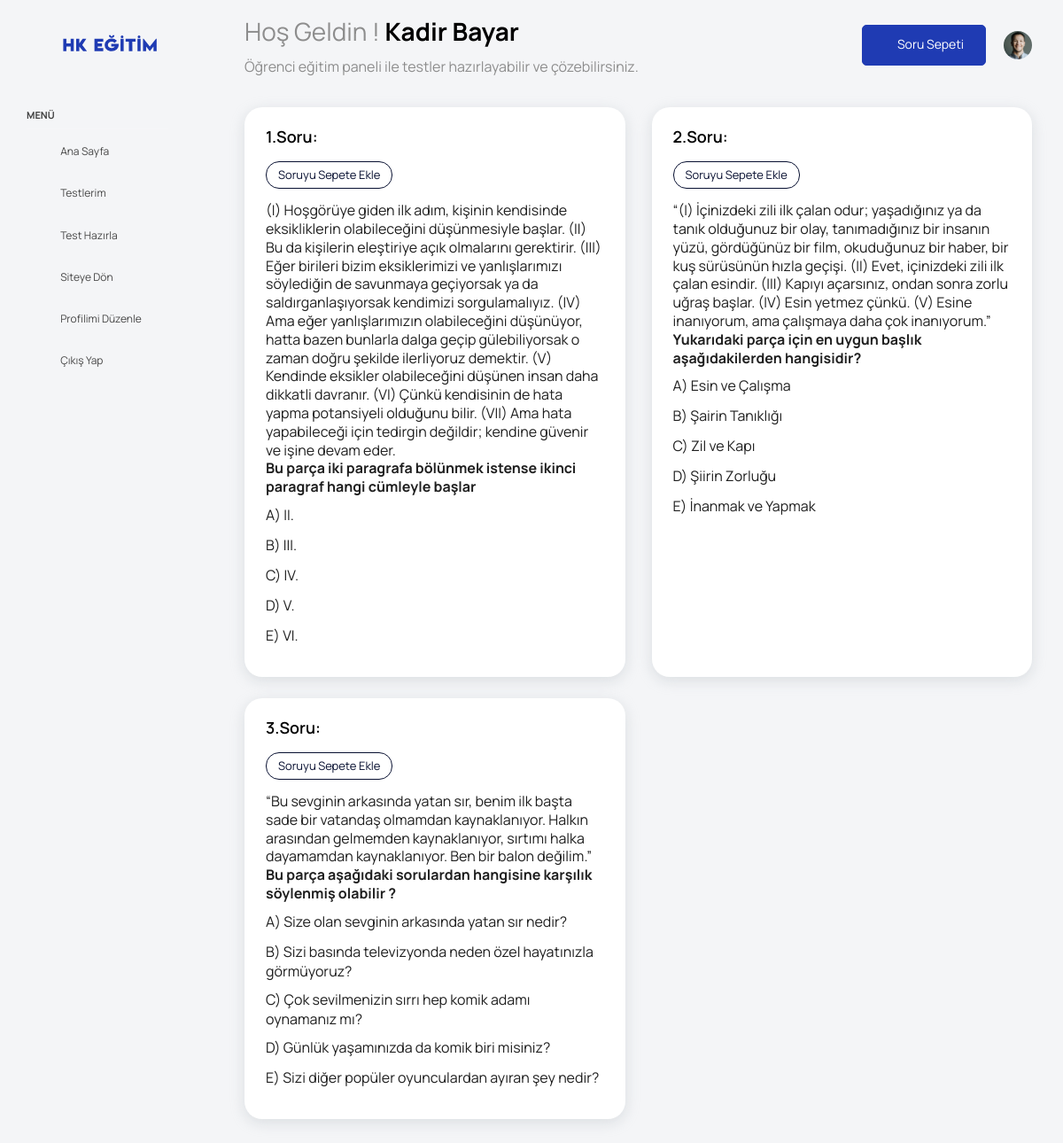
/StudentPanel/question.php?book_id=498 (signed in), run on the app's committed database.
### tables this page shows
CREATE TABLE IF NOT EXISTS `tests` (
  `Id` int NOT NULL AUTO_INCREMENT,
  `book_id` int NOT NULL,
  `Title` varchar(1000) NOT NULL,
  `A` varchar(255) NOT NULL,
  `B` varchar(255) NOT NULL,
  `C` varchar(255) NOT NULL,
  `D` varchar(255) NOT NULL,
  `E` varchar(255) NOT NULL,
  `Correct` varchar(1) NOT NULL,
  PRIMARY KEY (`Id`)
);

### StudentPanel/question.php (the view, shortened to what this page needs)
<?php
include_once 'head.php';
?>
<?php if (isset($_SESSION['Id']) && isset($_SESSION['Username'])) {
    if (isset($_GET['book_id'])) { ?>
        <div class="container-scroller">
        <nav class="navbar default-layout col-lg-12 col-12 p-0 fixed-top d-flex align-items-top flex-row">
            <div class="text-center navbar-brand-wrapper d-flex align-items-center justify-content-start">
                <div class="me-3">
                    <button class="navbar-toggler navbar-toggler align-self-center" type="button"
                            data-bs-toggle="minimize">
                        <span class="icon-menu"></span>
                    </button>
                </div>
                <div>
                    <a class="navbar-brand brand-logo" href="index.html">
                        <img src="../assets/images/logo.svg" alt="logo"/>
                    </a>
                </div>
            </div>
            <div class="navbar-menu-wrapper d-flex align-items-top">
                <ul class="navbar-nav">
                    <li class="nav-item font-weight-semibold d-none d-lg-block ms-0">
                        <h1 class="welcome-text">Hoş Geldin ! <span
                                    class="text-black fw-bold"><?php echo $_SESSION['Name']; ?></span></h1>
                        <h3 class="welcome-sub-text">Öğrenci eğitim paneli ile testler hazırlayabilir ve
                            çözebilirsiniz.</h3>
                    </li>
                </ul>
                <?php
                include_once 'navbar.php';
                ?>
            </div>
        </nav>
        <div class="container-fluid page-body-wrapper">
            <?php
            include_once 'sidebar.php';
            ?>
            <div class="main-panel">
                <div class="content-wrapper">
                    <div class="row">
                        <?php
                        $id = 1;
                        $book_id = $_GET['book_id'];
                        $sorular = $conn->query("SELECT * FROM tests where book_id = $book_id")->fetchAll();
                        foreach ($sorular as $item) {
                            ?>
                            <div class="col-lg-6 grid-margin stretch-card">
                                <div class="card">
                                    <div class="card-body">
                                        <h4 class="card-title">
                                            <?php echo $id . ".Soru" ?>:
                                        </h4>
                                        <p class="card-description">
                                            <?php if (in_array($item['Id'], $_SESSION['soru_sepeti'])) { ?>
                                                <a type="button" href="#" class="btn btn-outline-secondary btn-sm" disabled>Soru Sepette</a>
                                                <?php
                                            } else {
                                                ?>
                                                <a type="button" href="#" class="btn btn-outline-primary btn-sm"
                                                   onclick="soruyuSepeteEkle(<?php echo $item['Id']; ?>)">Soruyu Sepete
                                                    Ekle</a>
                                                <?php
                                            }
                                            ?>
                                        </p>
                                        <div class="table-responsive">
                                            <p style="font-size:medium; font-weight: 400;"><?php echo htmlspecialchars_decode($item['Title']); ?></p>
                                            <div class="form-check">
                                                <label>
                                                    A) <?php echo $item['A']; ?>
                                                </label>
                                            </div>
                                            <div class="form-check">
                                                <label>
                                                    B) <?php echo $item['B']; ?>
                                                </label>
                                            </div>
                                            <div class="form-check">
                                                <label>
                                                    C) <?php echo $item['C']; ?>
                                                </label>
                                            </div>
                                            <div class="form-check">
                                                <label>
                                                    D) <?php echo $item['D']; ?>
                                                </label>
                                            </div>
                                            <div class="form-check">
                                                <label>
                                                    E) <?php echo $item['E']; ?>
                                                </label>
                                            </div>
                                        </div>
                                    </div>
                                </div>
                            </div>
                            <?php $id++;
                        } ?>
                    </div>
                </div>
            </div>
        </div>
        <?php
        include_once 'script.php'; ?>
    <?php } else {
        header("Location: login.php?error=" . urlencode("Lütfen bu sayfayı görüntülemek için önce oturum açın."));
    }
} else {
    header("Location: login.php?error=" . urlencode("Lütfen bu sayfayı görüntülemek için önce oturum açın."));
} ?>

### StudentPanel/head.php (shortened to what this page needs)
<!DOCTYPE html>
<html lang="tr">
<head>
    <link rel="stylesheet" href="../assets/vendors/feather/feather.css">
    <link rel="stylesheet" href="../assets/vendors/mdi/css/materialdesignicons.min.css">
    <link rel="stylesheet" href="../assets/vendors/ti-icons/css/themify-icons.css">
    <link rel="stylesheet" href="../assets/vendors/typicons/typicons.css">
    <link rel="stylesheet" href="../assets/vendors/simple-line-icons/css/simple-line-icons.css">
    <link rel="stylesheet" href="../assets/vendors/css/vendor.bundle.base.css">
    <link rel="stylesheet" href="../assets/js/select.dataTables.min.css">
    <link rel="stylesheet" href="../assets/css/vertical-layout-light/style.css">
</head>
<body>

### StudentPanel/navbar.php (shortened to what this page needs)
<ul class="navbar-nav ms-auto">
    <li class="nav-item dropdown d-none d-lg-block">
        <a href="questiontable.php" class="btn btn-primary text-white me-0"><i class="icon-basket"></i> Soru Sepeti</a>
    </li>
    <li class="nav-item dropdown d-none d-lg-block user-dropdown">
        <a class="nav-link" id="UserDropdown" href="#" data-bs-toggle="dropdown" aria-expanded="false">
            <img class="img-xs rounded-circle" src="../assets/images/faces/face8.jpg" alt="Profile image"> </a>
    </li>
</ul>

### StudentPanel/sidebar.php
<nav class="sidebar sidebar-offcanvas" id="sidebar">
    <ul class="nav">
        <li class="nav-item nav-category">Menü</li>
        <li class="nav-item">
            <a class="nav-link" href="index.php">
                <i class="menu-icon mdi mdi-home"></i>
                <span class="menu-title">Ana Sayfa</span>
            </a>
        </li>
        <li class="nav-item">
            <a class="nav-link" href="testtable.php">
                <i class="menu-icon mdi mdi-book"></i>
                <span class="menu-title">Testlerim</span>
            </a>
        </li>
        <li class="nav-item">
            <a class="nav-link" href="questionbank.php">
                <i class="menu-icon mdi mdi-pencil-box"></i>
                <span class="menu-title">Test Hazırla</span>
            </a>
        </li>
        <li class="nav-item">
            <a class="nav-link" href="../index.php">
                <i class="menu-icon mdi mdi-home-account"></i>
                <span class="menu-title">Siteye Dön</span>
            </a>
        </li>
        <li class="nav-item">
            <a class="nav-link" href="profile.php">
                <i class="menu-icon mdi mdi-account-edit"></i>
                <span class="menu-title">Profilimi Düzenle</span>
            </a>
        </li>
        <li class="nav-item">
            <a class="nav-link" href="../logout.php">
                <i class="menu-icon mdi mdi-logout"></i>
                <span class="menu-title">Çıkış Yap</span>
            </a>
        </li>
    </ul>
</nav>

### StudentPanel/script.php (shortened to what this page needs)
</body>
</html>

### data on the page
tests: Title "(I) Hoşgörüye giden ilk adım, kişinin kendisinde eksikliklerin olabileceğini düşünmesiyle başlar. (II) Bu da kişilerin eleştiriye açık olmalarını gerektirir. (III) Eğer birileri bizim eksiklerimizi ve yanlışlarımızı söylediğin de savunmaya geçiyorsak ya da saldırganlaşıyorsak kendimizi sorgulamalıyız. (IV) Ama eğer yanlışlarımızın olabileceğini düşünüyor, hatta bazen bunlarla dalga geçip gülebiliyorsak o zaman doğru şekilde ilerliyoruz demektir. (V) Kendinde eksikler olabileceğini düşünen insan daha dikkatli davranır. (VI) Çünkü kendisinin de hata yapma potansiyeli olduğunu bilir. (VII) Ama hata yapabileceği için tedirgin değildir; kendine güvenir ve işine devam eder. Bu parça iki paragrafa…", A "II.", B "III.", C "IV.", D "V.", E "VI."
tests: Title "“(I) İçinizdeki zili ilk çalan odur; yaşadığınız ya da tanık olduğunuz bir olay, tanımadığınız bir insanın yüzü, gördüğünüz bir film, okuduğunuz bir haber, bir kuş sürüsünün hızla geçişi. (II) Evet, içinizdeki zili ilk çalan esindir. (III) Kapıyı açarsınız, ondan sonra zorlu uğraş başlar. (IV) Esin yetmez çünkü. (V) Esine inanıyorum, ama çalışmaya daha çok inanıyorum.” Yukarıdaki parça için en uygun başlık aşağıdakilerden hangisidir?", A "Esin ve Çalışma", B "Şairin Tanıklığı", C "Zil ve Kapı", D "Şiirin Zorluğu", E "İnanmak ve Yapmak"
tests: Title "“Bu sevginin arkasında yatan sır, benim ilk başta sade bir vatandaş olmamdan kaynaklanıyor. Halkın arasından gelmemden kaynaklanıyor, sırtımı halka dayamamdan kaynaklanıyor. Ben bir balon değilim.” Bu parça aşağıdaki sorulardan hangisine karşılık söylenmiş olabilir ?", A "Size olan sevginin arkasında yatan sır nedir?", B "Sizi basında televizyonda neden özel hayatınızla görmüyoruz?", C "Çok sevilmenizin sırrı hep komik adamı oynamanız mı?", D "Günlük yaşamınızda da komik biri misiniz?", E "Sizi diğer popüler oyunculardan ayıran şey nedir?"

### other printed values
$_SESSION['Name'] "Kadir Bayar"
